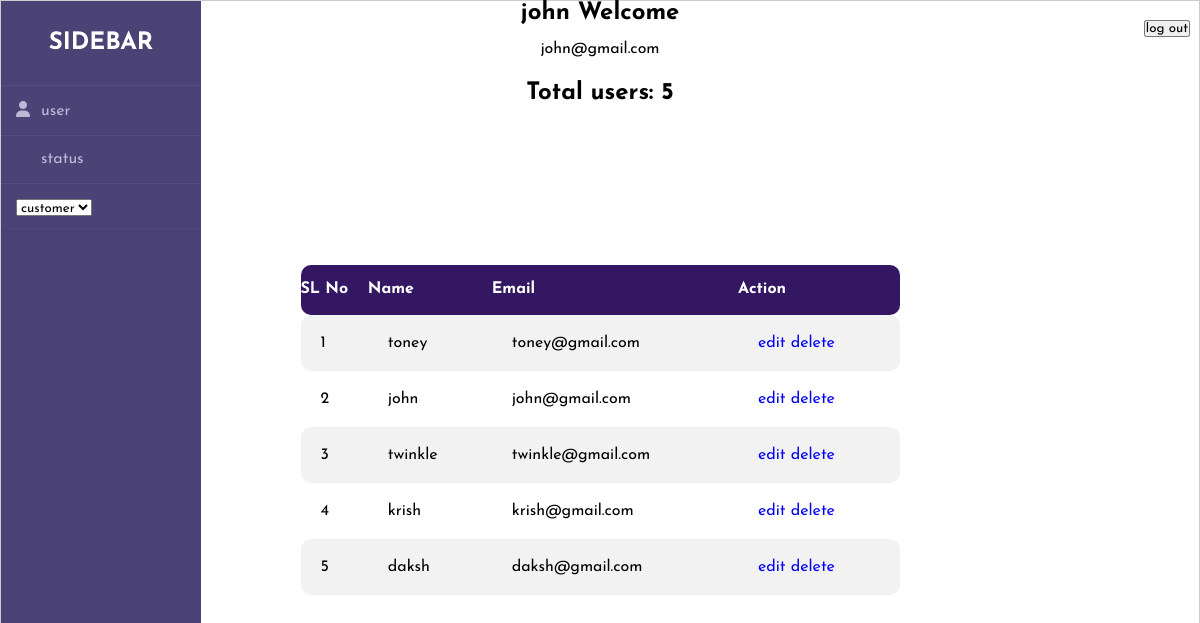
The page /detail.php (signed in) on the database its author committed.
### tables this page shows
CREATE TABLE `registration` (
  `id` int(255) NOT NULL,
  `name` varchar(255) NOT NULL,
  `email` varchar(255) NOT NULL,
  `gender` varchar(255) NOT NULL,
  `password` varchar(255) NOT NULL,
  `status` varchar(255) NOT NULL
);

### detail.php (the view, shortened to what this page needs)
<?php
include("index.php");
?>
<section class="page-content">
                    <link rel="stylesheet" href="style2.css">
                        <?php
                            $query = "SELECT * FROM registration";
                            $query_run = mysqli_query($conn, $query);
                            $row = mysqli_num_rows($query_run);
                             echo '<h2><br><center>Total users: '.$row.'</center></h2>';
                                ?>
                            <table class="table">
                       <thead>
                        <tr>
                        <th>SL No</th>
                            <th>Name</th>
                            <th>Email</th>
                            <th>Action</th>
                                </tr>
                                </thead>
                                <tbody>
                             <?php
                            if ($query_run->num_rows > 0) {
                                $i=1;
                                while($row = $query_run->fetch_assoc())
                                {
                                ?>
                                <tr>
                                <td><?php echo $i++;?></td>
                                <td><?php echo $row['name'];?> </td><br>
                                <td><?php echo $row['email'];?> </td><br>
                                <td> <a href='edit1.php?id=<?php echo $row['id']; ?>'>edit</a>
                               <a href='delete1.php?id=<?php echo $row['id']; ?>'>delete</a>
                                </tr>
                                <?php
                                }}
                               ?>
                                  </table>
                <div class="col-auto">
                </div>
</section>
<form align="right-margin" name="form1" method="post" action="logout.php">
  <label class="logoutLblPos">
  <input name="submit2" type="submit" id="submit2" value="log out">
  </label>
</form>

### style1.css (style rules this page uses)
* { margin: auto; padding: 0; box-sizing: border-box; list-style: none; text-decoration: none; font-family: 'Josefin Sans', sans-serif; }
body { background-color: #FFFFFF; }
.logoutLblPos { position:fixed; right:10px; top:15px; }

### style2.css (style rules this page uses)
body { box-sizing: border-box; border: 1px solid #ccc; }
table { font-family: Arial, Helvetica, sans-serif; border-collapse: collapse; width: 50%; border: none }
table td, #customers th { padding: 20px; }
table tr:nth-child(odd) { background-color: #f2f2f2; }
table th { padding-top: 16px; padding-bottom: 18px; text-align: left; background-color: #331763; color: white; }
td:first-child, th:first-child { border-radius: 10px 0 0 10px; }
td:last-child, th:last-child { border-radius: 0 10px 10px 0; }
.logoutLblPos { position:fixed; right:10px; top:20px; }

### rows shown on the page
registration: name "toney", email "toney@gmail.com"
registration: name "john", email "john@gmail.com"
registration: name "twinkle", email "twinkle@gmail.com"
registration: name "krish", email "krish@gmail.com"
registration: name "daksh", email "daksh@gmail.com"

### other values the page prints
$_SESSION["name"] "john"
$_SESSION["email"] "john@gmail.com"
$row "5"
